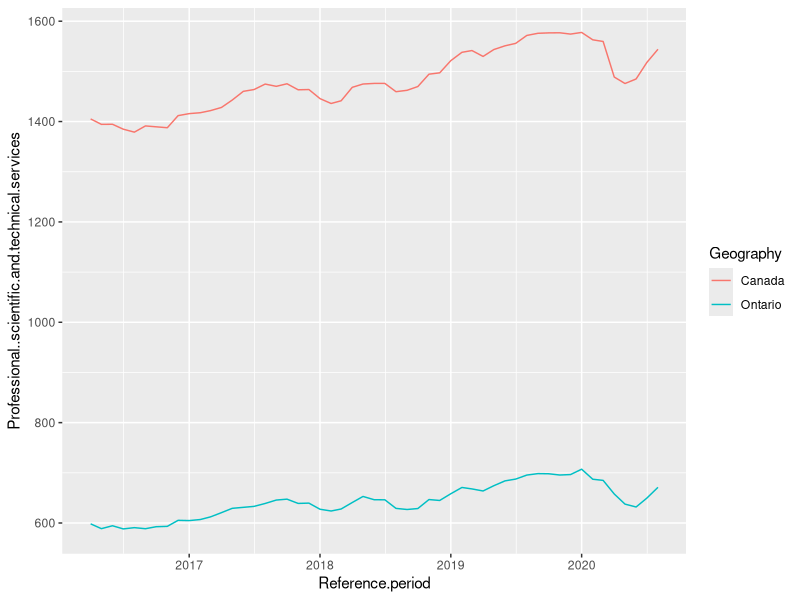

Write the R code that produced this figure.
#Prepr machine learning engineering
setwd("D:/sevda/final_report")
install.packages("dplyr")
install.packages("ggplot2")
library(dplyr)
library(ggplot2)

df_industry<-read.csv("1410035501-eng-industry.csv")
df_industry$Reference.period<-as.Date(df_industry$Reference.period)
names(df_industry)[1]<-'Geography'
df_industry$Geography<-as.factor(df_industry$Geography)
#Professional..scientific.and.technical.services: colname
ggplot(df_industry, aes(Reference.period, Professional..scientific.and.technical.services, colour = Geography)) + 
  geom_line()
